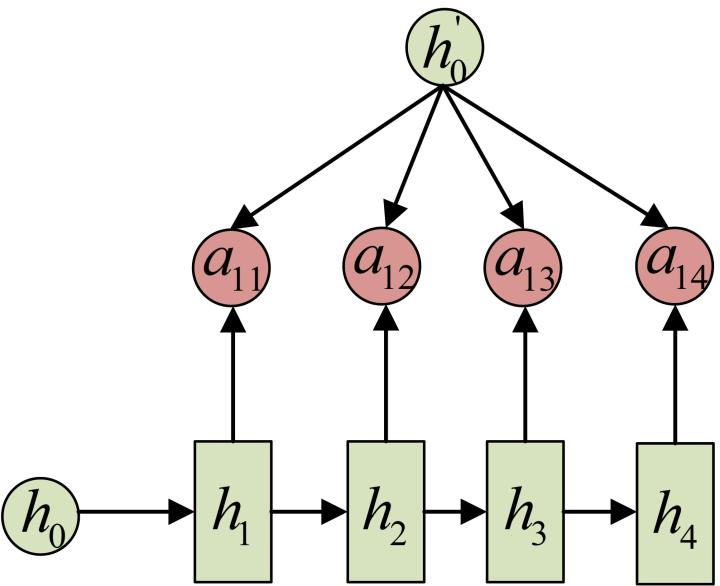
//> input picture CNN/AttentionNet/img/a1j.jpg, 720 x 586 px
$ ./back_Projection ../../../CNN/AttentionNet/img/a1j.jpg   (built with g++ and OpenCV 4)
//> lines starting //> are read from the running program, lines starting //| are printed output that depends on the picture
/*
反向投影   利用直方图模型 搜索 对应的 图像区域

    反向投影是一种记录给定图像中的像素点如何适应直方图模型像素分布的方式。
    简单的讲， 所谓反向投影就是首先计算某一特征的直方图模型，然后使用模型去寻找图像中存在的该特征。
    例如， 你有一个肤色直方图 ( Hue-Saturation 直方图 ),你可以用它来寻找图像中的肤色区域:

http://www.opencv.org.cn/opencvdoc/2.3.2/html/doc/tutorials/imgproc/histograms/back_projection/back_projection.html


*/
#include "opencv2/imgproc/imgproc.hpp"
#include "opencv2/highgui/highgui.hpp"

#include <iostream>

using namespace cv;
using namespace std;

/// 全局变量
Mat src; Mat hsv; Mat hue;
int bins = 25;

/// 函数申明
void Hist_and_Backproj(int, void* );

/** @函数 main */
int main( int argc, char** argv )
{
  /// 读取图像
  src = imread( argv[1], 1 );
//> src is the input picture: 586 rows x 720 cols, CV_8UC3; mean B, G, R 230.4, 234.4, 235.5
  /// 转换到 HSV 空间
  cvtColor( src, hsv, CV_BGR2HSV );
//> hsv: 586 rows x 720 cols, CV_8UC3; mean H, S, V 9.8, 13, 236.8

  /// 分离 Hue 通道
  hue.create( hsv.size(), hsv.depth() );
  int ch[] = { 0, 0 };
  mixChannels( &hsv, 1, &hue, 1, ch, 1 );
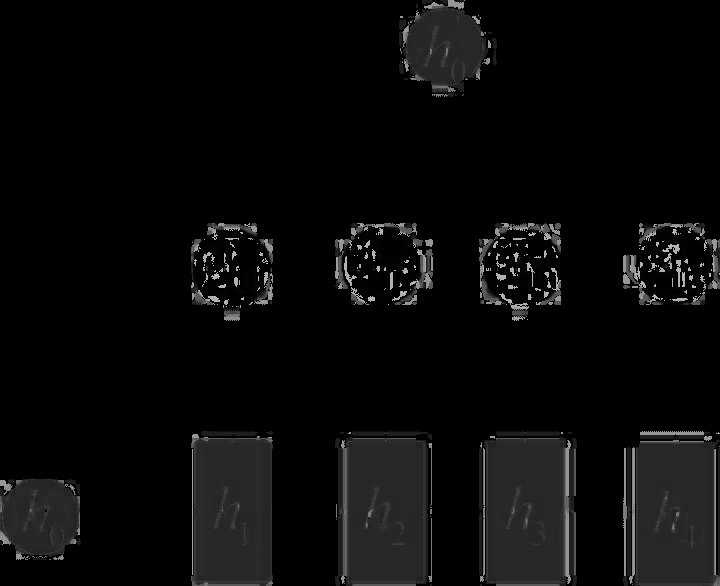
//> hue: 586 rows x 720 cols, CV_8UC1; min 0, max 179, mean 9.8

  /// 创建 Trackbar 来输入bin的数目
  char* window_image = "Source image";
  namedWindow( window_image, CV_WINDOW_AUTOSIZE );
  createTrackbar("* Hue  bins: ", window_image, &bins, 180, Hist_and_Backproj );
  Hist_and_Backproj(0, 0);

  /// 现实图像
  imshow( window_image, src );

  /// 等待用户反应
  waitKey(0);
  return 0;
}


/**
 * @函数 Hist_and_Backproj
 * @简介：Trackbar事件的回调函数
 */
void Hist_and_Backproj(int, void* )
{
  MatND hist;
  int histSize = MAX( bins, 2 );
  float hue_range[] = { 0, 180 };
  const float* ranges = { hue_range };

  /// 计算直方图并归一化
  calcHist( &hue, 1, 0, Mat(), hist, 1, &histSize, &ranges, true, false );
//> hist = 25 values, max 347266 at index 0, min 72 at index 21, mean 16876.8
  normalize( hist, hist, 0, 255, NORM_MINMAX, -1, Mat() );
//> hist = 25 values, max 255 at index 0, min 0 at index 21, mean 12.34

  /// 计算反向投影
  MatND backproj;
  calcBackProject( &hue, 1, 0, hist, backproj, &ranges, 1, true );
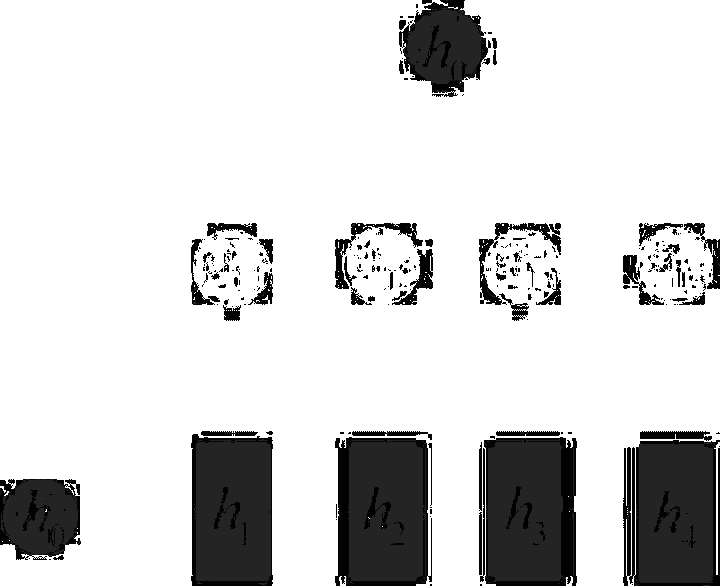
//> backproj: 586 rows x 720 cols, CV_8UC1; min 0, max 255, mean 214.2

  /// 显示反向投影
  imshow( "BackProj", backproj );

  /// 显示直方图
  int w = 400; int h = 400;
  int bin_w = cvRound( (double) w / histSize );
  Mat histImg = Mat::zeros( w, h, CV_8UC3 );

  for( int i = 0; i < bins; i ++ )
     { rectangle( histImg, Point( i*bin_w, h ), Point( (i+1)*bin_w, h - cvRound( hist.at<float>(i)*h/255.0 ) ), Scalar( 0, 0, 255 ), -1 ); }
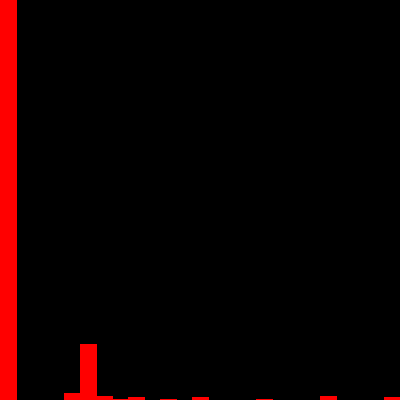
//> histImg: 400 rows x 400 cols, CV_8UC3; mean B, G, R 0, 0, 13.1

  imshow( "Histogram", histImg );
}

$ run again, on CNN/AttentionNet/img/ilovechina.jpg
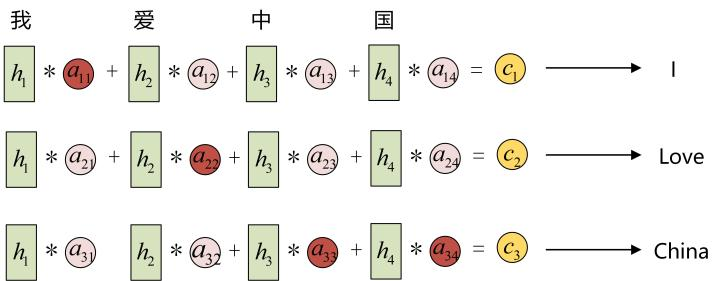
//> input picture CNN/AttentionNet/img/ilovechina.jpg, 720 x 281 px
//> src is the input picture: 281 rows x 720 cols, CV_8UC3; mean B, G, R 234.7, 239.1, 240.2
//> hsv: 281 rows x 720 cols, CV_8UC3; mean H, S, V 14, 10.4, 241.3
//> `mixChannels( &hsv, 1, &hue, 1, ch, 1 );`:
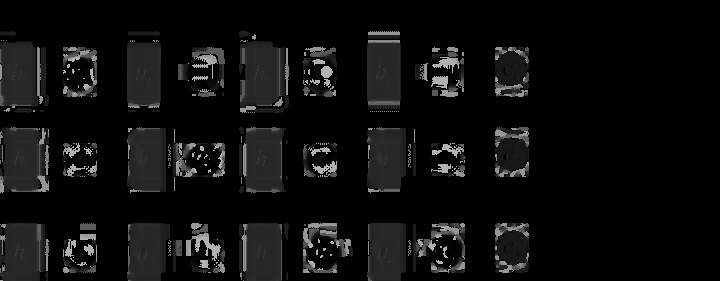
//> hue: 281 rows x 720 cols, CV_8UC1; min 0, max 179, mean 14
//> in Hist_and_Backproj, `calcHist( &hue, 1, 0, Mat(), hist, 1, &histSize, &ranges, true, false );`: hist = 25 values, max 155272 at index 0, min 49 at index 21, mean 8092.8
//> in Hist_and_Backproj, `normalize( hist, hist, 0, 255, NORM_MINMAX, -1, Mat() );`: hist = 25 values, max 255 at index 0, min 0 at index 21, mean 13.21
//> after the loop in Hist_and_Backproj, `for( int i = 0; i < bins; i ++ )`:
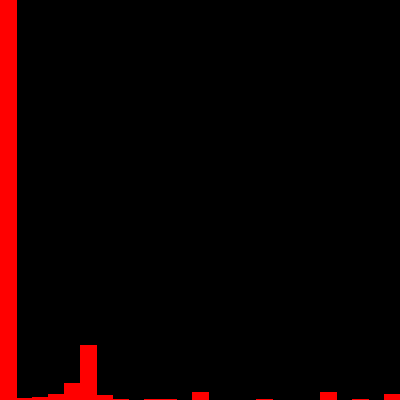
//> histImg: 400 rows x 400 cols, CV_8UC3; mean B, G, R 0, 0, 13.9

$ run again, on CNN/AttentionNet/img/rnn-s2s-decoder-attention.jpg
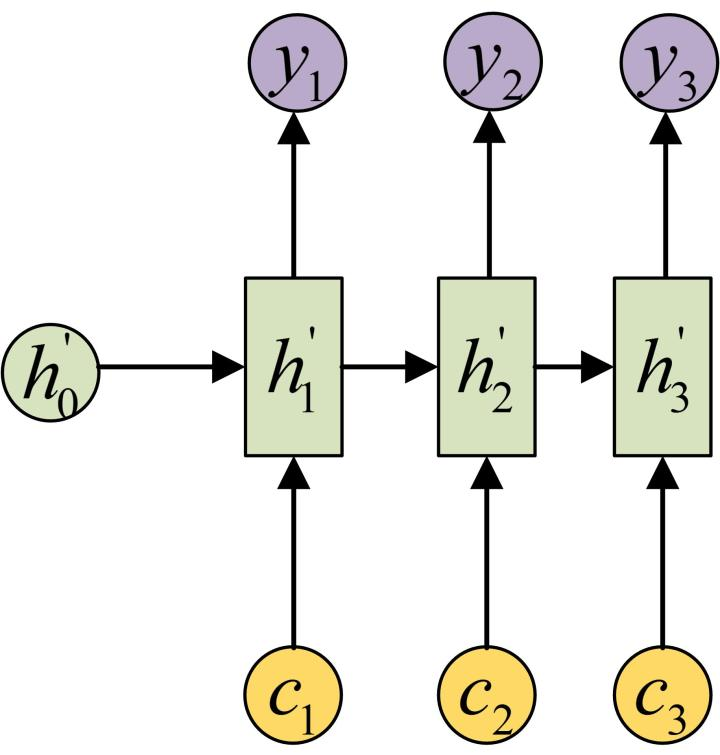
//> input picture CNN/AttentionNet/img/rnn-s2s-decoder-attention.jpg, 720 x 755 px
//> src is the input picture: 755 rows x 720 cols, CV_8UC3; mean B, G, R 228.2, 234.5, 235.1
//> hsv: 755 rows x 720 cols, CV_8UC3; mean H, S, V 14.1, 16.2, 236.9
//> `mixChannels( &hsv, 1, &hue, 1, ch, 1 );`:
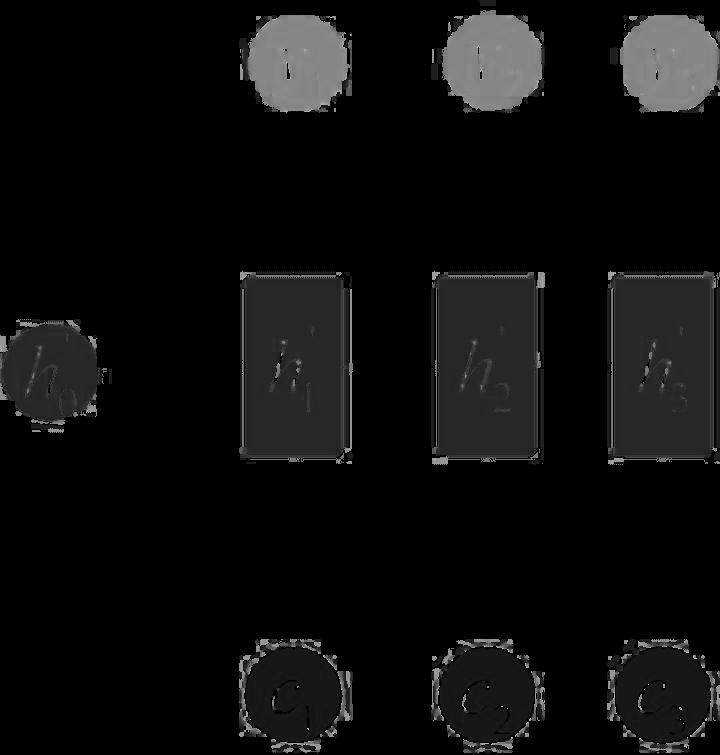
//> hue: 755 rows x 720 cols, CV_8UC1; min 0, max 178, mean 14.1
//> in Hist_and_Backproj, `calcHist( &hue, 1, 0, Mat(), hist, 1, &histSize, &ranges, true, false );`: hist = 25 values, max 418087 at index 0, min 79 at index 23, mean 21744
//> in Hist_and_Backproj, `normalize( hist, hist, 0, 255, NORM_MINMAX, -1, Mat() );`: hist = 25 values, max 255 at index 0, min 0 at index 23, mean 13.22
//> after the loop in Hist_and_Backproj, `for( int i = 0; i < bins; i ++ )`:
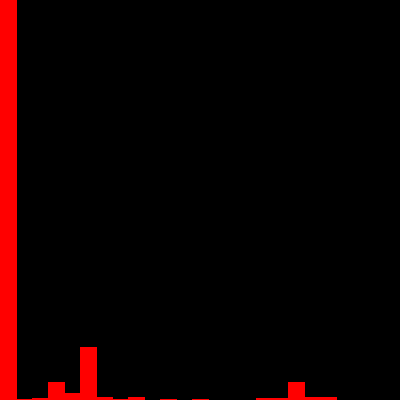
//> histImg: 400 rows x 400 cols, CV_8UC3; mean B, G, R 0, 0, 14
